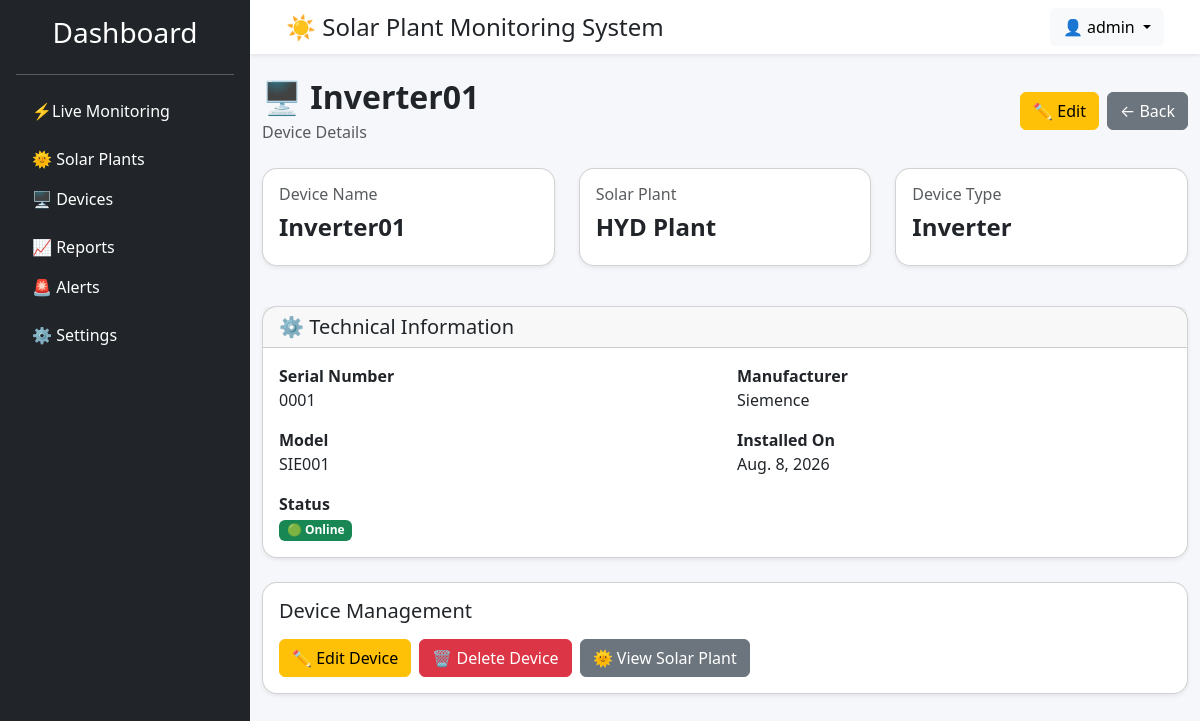
Screenshot of /devices/1/ (signed in) with the database file from the repository.
### accounts/models.py (models this page shows, shortened)
class User(AbstractUser):
    ROLE_CHOICES = [
        ('ADMIN', 'Admin'),
        ('ENGINEER', 'Engineer'),
        ('VIEWER', 'Viewer'),
    ]
    role = models.CharField(
        max_length=20,
        choices=ROLE_CHOICES,
        default='VIEWER'
    )
    created_at = models.DateTimeField(auto_now_add=True)
    updated_at = models.DateTimeField(auto_now=True)

### devices/models.py (models this page shows, shortened)
class Device(models.Model):
    DEVICE_TYPES = [
        ("INVERTER", "Inverter"),
        ("METER", "Energy Meter"),
        ("BATTERY", "Battery"),
        ("WEATHER", "Weather Station"),
        ("SENSOR", "Sensor"),
    ]
    STATUS_CHOICES = [
        ("ONLINE", "Online"),
        ("OFFLINE", "Offline"),
        ("MAINTENANCE", "Maintenance"),
    ]
    plant = models.ForeignKey(
        SolarPlant,
        on_delete=models.CASCADE,
        related_name="devices"
    )
    device_name = models.CharField(max_length=100)
    serial_number = models.CharField(
        max_length=100,
        unique=True
    )
    manufacturer = models.CharField(max_length=100)
    model = models.CharField(max_length=100)
    device_type = models.CharField(
        max_length=20,
        choices=DEVICE_TYPES
    )
    status = models.CharField(
        max_length=20,
        choices=STATUS_CHOICES,
        default="ONLINE"
    )
    installed_on = models.DateField()
    created_at = models.DateTimeField(auto_now_add=True)
    updated_at = models.DateTimeField(auto_now=True)
    class Meta:
        ordering = ["device_name"]

class SolarPlant(models.Model):
    STATUS_CHOICES = [
        ("ONLINE", "Online"),
        ("OFFLINE", "Offline"),
        ("MAINTENANCE", "Maintenance"),
    ]
    plant_name = models.CharField(max_length=100)
    location = models.CharField(max_length=255)
    capacity_kw = models.DecimalField(max_digits=10, decimal_places=2)
    status = models.CharField(
        max_length=20,
        choices=STATUS_CHOICES,
        default="ONLINE",
    )
    created_at = models.DateTimeField(auto_now_add=True)
    updated_at = models.DateTimeField(auto_now=True)
    class Meta:
        ordering = ["plant_name"]
        verbose_name = "Solar Plant"
        verbose_name_plural = "Solar Plants"

### devices/views.py (the view)
@login_required
def device_detail(request, pk):
    device = get_object_or_404(
        Device.objects.select_related("plant"),
        pk=pk,
    )
    return render(
        request,
        "devices/device_detail.html",
        {
            "device": device,
        },
    )

### templates/devices/device_detail.html
{% extends 'base.html' %}
{% block content %}
<div class="d-flex justify-content-between align-items-center mb-4">
    <div>
        <h2 class="fw-bold mb-1">
            🖥️ {{ device.device_name }}
        </h2>
        <p class="text-muted mb-0">
            Device Details
        </p>
    </div>
    <div class="d-flex gap-2">
        <a
            href="{% url 'devices:device_update' device.pk %}"
            class="btn btn-warning">
            ✏️ Edit
        </a>
        <a
            href="{% url 'devices:device_list' %}"
            class="btn btn-secondary">
            ← Back
        </a>
    </div>
</div>
<div class="row mb-4">
    <div class="col-md-4 mb-3">
        <div class="card shadow-sm h-100">
            <div class="card-body">
                <h6 class="text-muted">
                    Device Name
                </h6>
                <h4 class="fw-bold">
                    {{ device.device_name }}
                </h4>
            </div>
        </div>
    </div>
    <div class="col-md-4 mb-3">
        <div class="card shadow-sm h-100">
            <div class="card-body">
                <h6 class="text-muted">
                    Solar Plant
                </h6>
                <h4 class="fw-bold">
                    {{ device.plant.plant_name }}
                </h4>
            </div>
        </div>
    </div>
    <div class="col-md-4 mb-3">
        <div class="card shadow-sm h-100">
            <div class="card-body">
                <h6 class="text-muted">
                    Device Type
                </h6>
                <h4 class="fw-bold">
                    {{ device.get_device_type_display }}
                </h4>
            </div>
        </div>
    </div>
</div>
<div class="card shadow-sm mb-4">
    <div class="card-header">
        <h5 class="mb-0">
            ⚙️ Technical Information
        </h5>
    </div>
    <div class="card-body">
        <div class="row">
            <div class="col-md-6 mb-3">
                <strong>
                    Serial Number
                </strong>
                <br>
                {{ device.serial_number }}
            </div>
            <div class="col-md-6 mb-3">
                <strong>
                    Manufacturer
                </strong>
                <br>
                {{ device.manufacturer }}
            </div>
            <div class="col-md-6 mb-3">
                <strong>
                    Model
                </strong>
                <br>
                {{ device.model }}
            </div>
            <div class="col-md-6 mb-3">
                <strong>
                    Installed On
                </strong>
                <br>
                {{ device.installed_on }}
            </div>
            <div class="col-md-6">
                <strong>
                    Status
                </strong>
                <br>
                {% if device.status == "ONLINE" %}
                    <span class="badge bg-success">
                        🟢 Online
                    </span>
                {% elif device.status == "OFFLINE" %}
                    <span class="badge bg-danger">
                        🔴 Offline
                    </span>
                {% else %}
                    <span class="badge bg-warning text-dark">
                        🟡 Maintenance
                    </span>
                {% endif %}
            </div>
        </div>
    </div>
</div>
<div class="card shadow-sm">
    <div class="card-body">
        <h5 class="mb-3">
            Device Management
        </h5>
        <div class="d-flex gap-2 flex-wrap">
            <a
                href="{% url 'devices:device_update' device.pk %}"
                class="btn btn-warning">
                ✏️ Edit Device
            </a>
            <a
                href="{% url 'devices:device_delete' device.pk %}"
                class="btn btn-danger">
                🗑️ Delete Device
            </a>
            <a
                href="{% url 'devices:plant_detail' device.plant.pk %}"
                class="btn btn-secondary">
                🌞 View Solar Plant
            </a>
        </div>
    </div>
</div>
{% endblock %}

### templates/components/navbar.html (shortened to what this page needs)
<nav class="navbar navbar-expand-lg bg-white shadow-sm px-4">
    <div class="container-fluid">
        <h4 class="mb-0">☀️ Solar Plant Monitoring System</h4>
        <div class="dropdown">
            <button
                class="btn btn-light dropdown-toggle"
                data-bs-toggle="dropdown">
                👤 {{ request.user.username }}
            </button>
        </div>
    </div>
</nav>

### static/css/dashboard.css (style rules this page uses)
body { background:#f5f7fa; }
.card { border-radius:15px; transition:.3s; }
.card h6 { color:#6c757d; }

### rows the page displays
User: user.username "admin"
Device: device_name "Inverter01", plant.plant_name "HYD Plant", device_type "Inverter", serial_number "0001", manufacturer "Siemence", model "SIE001", installed_on "Aug. 8, 2026"
